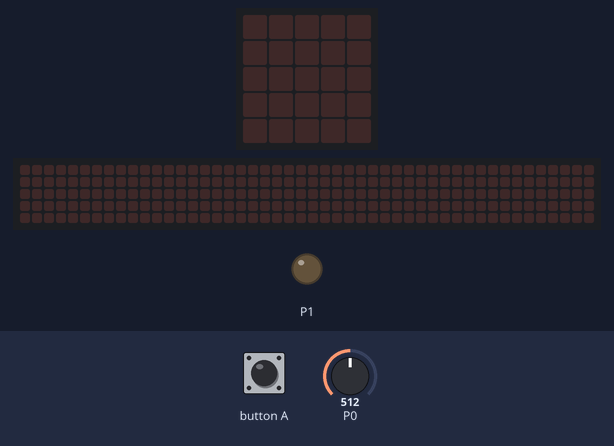
Bench run of a program on a simulated BBC micro:bit running MicroPython. On the bench: the board's 5×5 LED display, a strip that is not on the board, showing the scrolling text unrolled, output pins drawn as LEDs (lit = HIGH). The inputs (shaded band) are chosen by the test bench; at power-on: P0 = 512 (analog values on the 0–1023 scale). The 48×5 strip is a reading aid, not a part: it shows the text the display is scrolling, unrolled, one strip-width of it at a time.

Above: at 1.2 s.
1.3 s: button A pressed for 3 s
At 4.07 s:
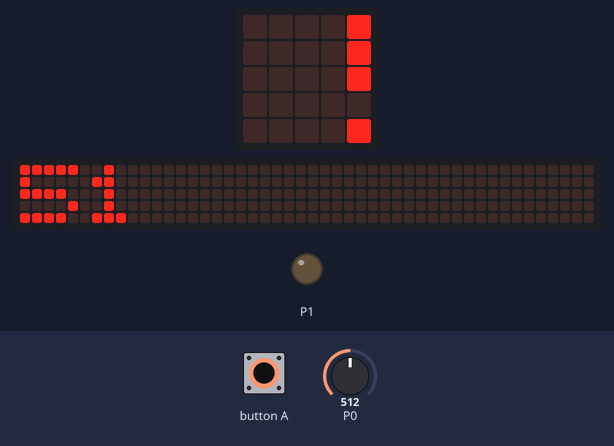
6.3 s: P0 set to 784
At 7.5 s:
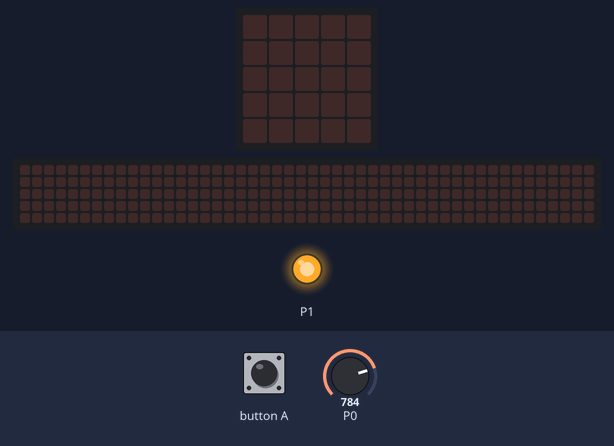
17.1 s: P0 set to 814
Timing chart, 0 to 20.1 s (numbered marks = the images above; inputs shaded):
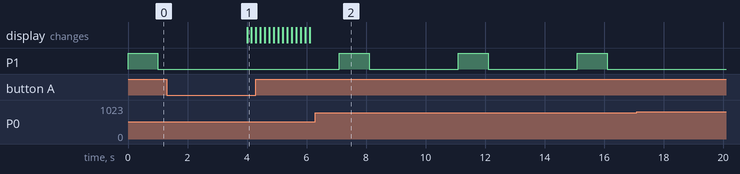

The program:

zalivanje_biljke.py
```python
from microbit import *

while True:
    vlaznost = pin0.read_analog()//10
    if vlaznost < 80:
        pin1.write_digital(1)
        sleep(1000)
        pin1.write_digital(0)
        sleep(3000)
    else:
        sleep(10000)
    if button_a.is_pressed():
        display.scroll(str(vlaznost))
        sleep(1000)
```

Measured:
- after the input at 1.3 s, P1: stays LOW (without the input it goes to HIGH after 2.7 s); the display: changes after 2.7 s (image 1)
- after the input at 17.1 s, P1: stops changing and stays LOW
